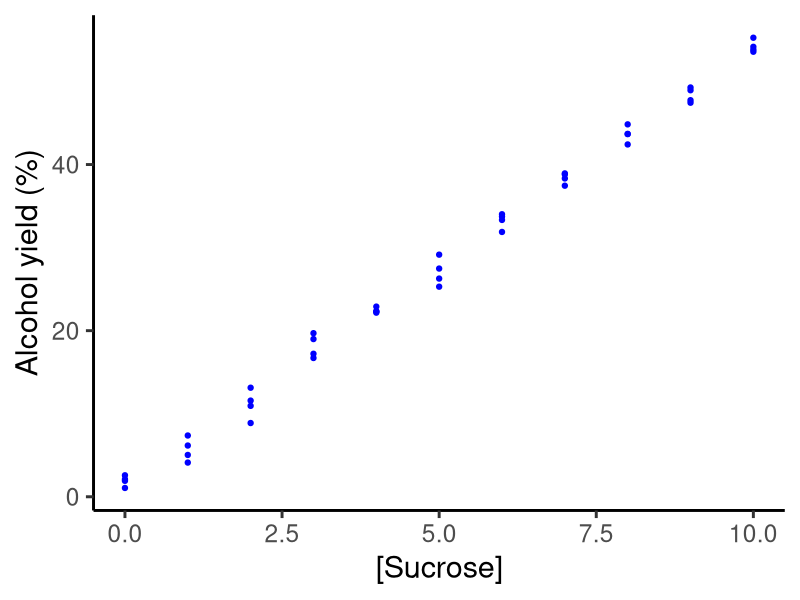

Source code (R):

# Plot the data -----------------------------------------------------------

library(ggplot2)

# Import data
data <- read.csv(file = "data/data.csv")

# Plot the data
data_plot <- ggplot(data, aes(x, response)) +
  geom_point(color = "blue") +
  xlab("[Sucrose]") +
  ylab("Alcohol yield (%)") +
  theme_classic(base_size = 22)

# Export data_plot to a JPEG file
ggsave("plots/plot.jpeg", plot = data_plot)
